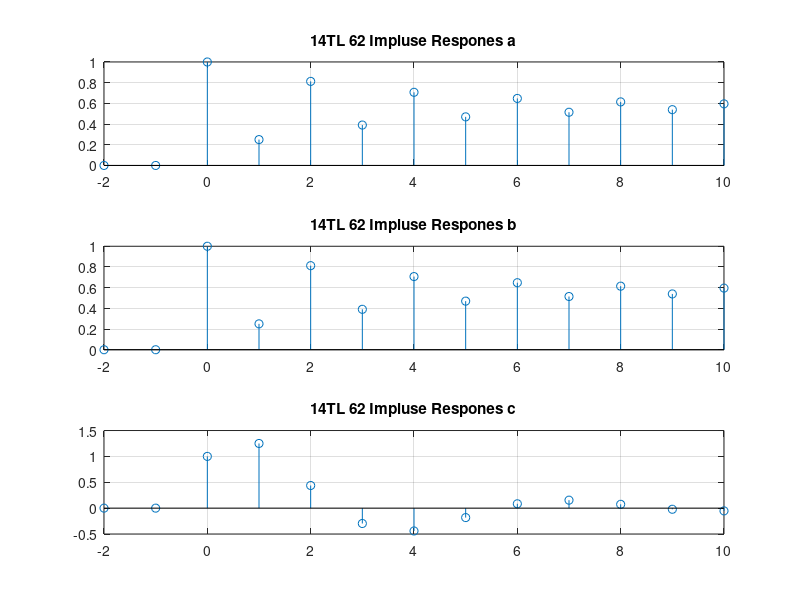

This chart was generated by the following MATLAB code:
%Find the impulse and step responses of the following discrete-time systems
n=-2:1:10;
step=n>=0;
a=[1 0.75]
b=[1]
stepRes=filter(b,a,step)
subplot(311)
stem(n,stepRes)
grid
title('14TL 62 Impluse Respones a')
n=-2:1:10;
step=n>=0;
a=[1 0.75]
b=[1]
stepRes=filter(b,a,step)
subplot(312)
stem(n,stepRes)
title('14TL 62 Impluse Respones b')
grid
n=-2:1:10;
impulse=n==0;
a=[1 -0.75 0.5]
b=[1 0.5]
ImpRes=filter(b,a,impulse)
subplot(313)
stem(n,ImpRes)
title('14TL 62 Impluse Respones c')
grid